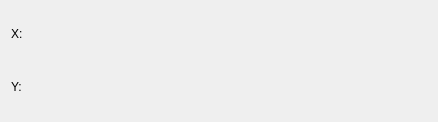
<?xml version="1.0" encoding="UTF-8"?>
<ui version="4.0">
 <class>FitLinear_UnweightedConfig</class>
 <widget class="QWidget" name="FitLinear_UnweightedConfig">
  <property name="geometry">
   <rect>
    <x>0</x>
    <y>0</y>
    <width>438</width>
    <height>122</height>
   </rect>
  </property>
  <property name="minimumSize">
   <size>
    <width>400</width>
    <height>0</height>
   </size>
  </property>
  <layout class="QVBoxLayout" name="verticalLayout">
   <item>
    <layout class="QHBoxLayout" name="horizontalLayout_2">
     <item>
      <widget class="QLabel" name="_vectorXLabel">
       <property name="sizePolicy">
        <sizepolicy hsizetype="Fixed" vsizetype="Fixed">
         <horstretch>0</horstretch>
         <verstretch>0</verstretch>
        </sizepolicy>
       </property>
       <property name="text">
        <string comment="The X axis of a plot">X:</string>
       </property>
       <property name="wordWrap">
        <bool>false</bool>
       </property>
       <property name="buddy">
        <cstring>_vectorX</cstring>
       </property>
      </widget>
     </item>
     <item>
      <widget class="Kst::VectorSelector" name="_vectorX" native="true">
       <property name="sizePolicy">
        <sizepolicy hsizetype="Expanding" vsizetype="Preferred">
         <horstretch>0</horstretch>
         <verstretch>0</verstretch>
        </sizepolicy>
       </property>
      </widget>
     </item>
    </layout>
   </item>
   <item>
    <layout class="QHBoxLayout" name="horizontalLayout">
     <item>
      <widget class="QLabel" name="_vectorYLabel">
       <property name="sizePolicy">
        <sizepolicy hsizetype="Fixed" vsizetype="Fixed">
         <horstretch>0</horstretch>
         <verstretch>0</verstretch>
        </sizepolicy>
       </property>
       <property name="text">
        <string comment="The Y axis of a plot">Y:</string>
       </property>
       <property name="wordWrap">
        <bool>false</bool>
       </property>
       <property name="buddy">
        <cstring>_vectorY</cstring>
       </property>
      </widget>
     </item>
     <item>
      <widget class="Kst::VectorSelector" name="_vectorY" native="true">
       <property name="sizePolicy">
        <sizepolicy hsizetype="Expanding" vsizetype="Preferred">
         <horstretch>0</horstretch>
         <verstretch>0</verstretch>
        </sizepolicy>
       </property>
      </widget>
     </item>
    </layout>
   </item>
  </layout>
 </widget>
 <layoutdefault spacing="6" margin="11"/>
 <customwidgets>
  <customwidget>
   <class>Kst::VectorSelector</class>
   <extends>QWidget</extends>
   <header>vectorselector.h</header>
  </customwidget>
 </customwidgets>
 <resources/>
 <connections/>
</ui>
